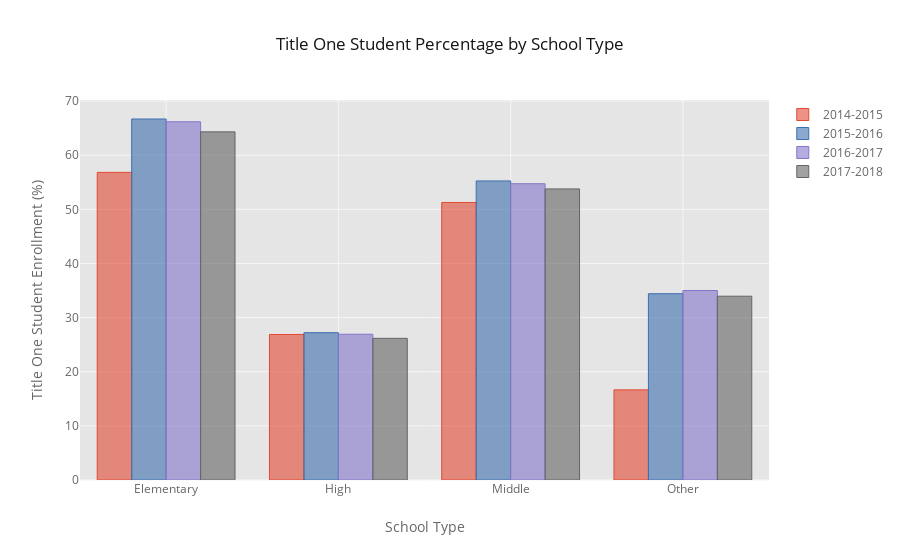

The code cell stored with this chart in its notebook:
### Code cell
# group by data
# year
year_df = c_df.groupby('year').sum()
# year and school type
year_type_df = c_df.groupby(['school_type', 'year']).sum()
year_df
# Caclulate and pull out column for percentage of title one students per year
year_type_df['T1_rate'] = (year_type_df['total_title1']/year_type_df['total_enroll'])*100
year_type_df
df_s = year_type_df['T1_rate']
df_s.head()

df_s.unstack().iplot(kind='bar', yTitle='Title One Student Enrollment (%)', xTitle='School Type', title="Title One Student Percentage by School Type")

### Figure 1 — Plotly figure (JSON) as saved in the notebook; plotly's stock layout.template omitted (floating-point values rounded to 4 significant figures)
{"data": [{"marker": {"color": "rgba(226, 74, 51, 0.6)", "line": {"color": "rgba(226, 74, 51, 1.0)", "width": 1}}, "name": "2014-2015", "orientation": "v", "text": "", "type": "bar", "uid": "b7a7bcb8-d4be-41f6-aa60-052265f4b85e", "x": ["Elementary", "High", "Middle", "Other"], "y": [56.83, 26.88, 51.27, 16.65]}, {"marker": {"color": "rgba(62, 111, 176, 0.6)", "line": {"color": "rgba(62, 111, 176, 1.0)", "width": 1}}, "name": "2015-2016", "orientation": "v", "text": "", "type": "bar", "uid": "9a31aee5-c6a3-4bf6-a3be-32dd706db2b9", "x": ["Elementary", "High", "Middle", "Other"], "y": [66.69, 27.22, 55.25, 34.42]}, {"marker": {"color": "rgba(132, 118, 202, 0.6)", "line": {"color": "rgba(132, 118, 202, 1.0)", "width": 1}}, "name": "2016-2017", "orientation": "v", "text": "", "type": "bar", "uid": "67af283b-cf29-48bd-9145-84ae9f5a534c", "x": ["Elementary", "High", "Middle", "Other"], "y": [66.18, 26.93, 54.74, 35.0]}, {"marker": {"color": "rgba(101, 101, 101, 0.6)", "line": {"color": "rgba(101, 101, 101, 1.0)", "width": 1}}, "name": "2017-2018", "orientation": "v", "text": "", "type": "bar", "uid": "a4d26ec2-a830-4720-8de0-1d9bddd518b7", "x": ["Elementary", "High", "Middle", "Other"], "y": [64.31, 26.17, 53.77, 33.95]}], "layout": {"legend": {"bgcolor": "#FFFFFF", "font": {"color": "#666666"}}, "paper_bgcolor": "#FFFFFF", "plot_bgcolor": "#E5E5E5", "title": {"font": {"color": "#151516"}, "text": "Title One Student Percentage by School Type"}, "xaxis": {"gridcolor": "#F6F6F6", "showgrid": true, "tickfont": {"color": "#666666"}, "title": {"font": {"color": "#666666"}, "text": "School Type"}, "zerolinecolor": "#F6F6F6"}, "yaxis": {"gridcolor": "#F6F6F6", "showgrid": true, "tickfont": {"color": "#666666"}, "title": {"font": {"color": "#666666"}, "text": "Title One Student Enrollment (%)"}, "zerolinecolor": "#F6F6F6"}}}
